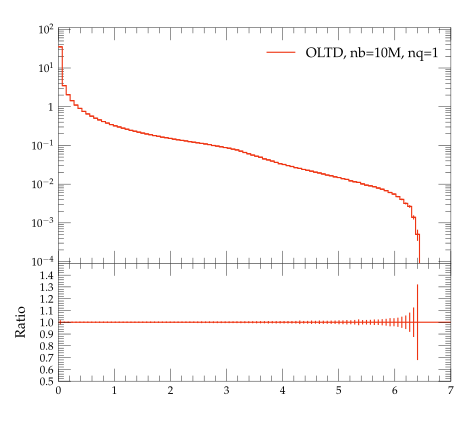

Python code for this plot:
#! /usr/bin/env python

# This Python script was auto-generated using YODA v2.0.0.
# Analysis object: /evtb/inc_j1_e
# Timestamp: 13-04-2024 (01:44:13)

import matplotlib as mpl
import matplotlib.pyplot as plt
mpl.use('Agg') # comment out for interactive use
import os
import numpy as np

plotDir = os.path.split(os.path.realpath(__file__))[0]
if 'YODA_USER_PLOT_PATH' in globals():
    plot_outdir = globals()['YODA_USER_PLOT_PATH']
else:
    plot_outdir = plotDir

#plot style
plt.style.use(os.path.join(plotDir, '../default.mplstyle'))
# plot metadata
figW, figH = plt.rcParams['figure.figsize']
ax_xLabel = r''
ax_yLabel = r''
ax_title  = r''
ax_xScale = 'linear'
ax_yScale = 'log'
xLims = (0.0, 7.0)
yLims = (9e-05, 110.00000000000001)

# TeX-friendly labels for the legend
labels = [ r"OLTD, nb=10M, nq=1" ]

# Create figure and axis objects
fig, (ax, ratio0_ax) = plt.subplots(2, 1, sharex=True,
                  figsize=(figW,figH), gridspec_kw={'height_ratios': (2, 1)})
ratio0_ax.yaxis.set_major_locator(mpl.ticker.MultipleLocator(0.1))
ratio0_ax.set_ylim(0.5, 1.4999)
ratio0_ax.set_ylabel('Ratio')

# LineColor map: curve index -> color
linecolors = {0: '#EE3311'}
# the numerical data is stored in a separate file
dataf = dict()
prefix = os.path.split(__file__)[0]
if prefix:    prefix = prefix + '/'
exec(open(prefix+'inc_j1_e__data.py').read(), dataf)


legend_handles = [] # keep track of handles for the legend

# style options for curves
# starts at zorder>=5 to draw curve on top of legend
styles = {
  'curve0': {
    'color' : linecolors[0],
    'linestyle' : '-',
    'marker' : 'o',
    'zorder' : 5,
    'histstyle' : True,
  },
}
# curve from input yoda files in main panel
for label in dataf['yvals'].keys():
    if all(np.isnan(v) for v in dataf['yvals'][label]):
        continue
    tmp = None
    if styles[label]['histstyle']: # draw as histogram
        tmp, = ax.plot(dataf['xedges'], dataf['yedges'][label],
                       color=styles[label]['color'],
                       linestyle=styles[label]['linestyle'],
                       drawstyle='steps-pre', solid_joinstyle='miter',
                       zorder=styles[label]['zorder'], label=label)
        ax.errorbar(dataf['xpoints'], dataf['yvals'][label], color=styles[label]['color'],
                    xerr=dataf['xerrs'], yerr=[dataf['ydowns'][label], dataf['yups'][label]],
                    linestyle='none', zorder=styles[label]['zorder'])
    else: # draw as scatter
        tmp = ax.errorbar(dataf['xpoints'], dataf['yvals'][label],
                          xerr=dataf['xerrs'],
                          yerr=[ dataf['ydowns'][label],
                          dataf['yups'][label] ],
                          fmt=styles[label]['marker'],
                          ecolor=styles[label]['color'],
                          color=styles[label]['color'], zorder=2)
        tmp[-1][0].set_linestyle(styles[label]['linestyle'])
    legend_handles += [tmp]
    for varLabel in dataf['variation_yvals'].keys():
        if varLabel.startswith(label):
            tmp, = ax.plot(dataf['xedges'], dataf['variation_yvals'][varLabel],
                           color=styles[label]['color'],
                           linestyle=styles[label]['linestyle'],
                           drawstyle='steps-pre', solid_joinstyle='miter',
                           zorder=styles[label]['zorder'], alpha=0.5)


# plots on ratio panel
# curve from input yoda files in ratio panel
for label, yvals in dataf['ratio0_yvals'].items():
    if all(np.isnan(v) for v in yvals):
        continue
    if styles[label]['histstyle']: # plot as histogram
        ratio0_ax.plot(dataf['xedges'], yvals,
                       color=styles[label]['color'],
                       linestyle=styles[label]['linestyle'],
                       drawstyle='steps-pre', zorder=1,
                       solid_joinstyle='miter')
        ratio0_ax.vlines(dataf['xpoints'],
                         dataf['ratio0_ymin'][label],
                         dataf['ratio0_ymax'][label],
                         color=styles[label]['color'], zorder=1)
    else: # plot as scatter
        tmp = ratio0_ax.errorbar(dataf['xpoints'],
                                 yvals, xerr=dataf['xerrs'],
                                 yerr=dataf['ratio0_yerrs'][label],
                                 fmt=styles[label]['marker'],
                                 ecolor=styles[label]['color'],
                                 color=styles[label]['color'])
        tmp[-1][0].set_linestyle(styles[label]['linestyle'])

    for varlabel in dataf['ratio0_variation_vals'].keys():
        if varlabel.startswith(label):
            ratio0_ax.plot(dataf['xedges'],
                            dataf['ratio0_variation_vals'][varlabel],
                            color=styles[label]['color'],
                            linestyle=styles[label]['linestyle'],
                            drawstyle='steps-pre', solid_joinstyle='miter',
                            zorder=1, alpha=0.5)

legend_pos = (0.5, 0.97)
ax.legend(legend_handles, labels, loc='upper left', bbox_to_anchor=legend_pos)

# set plot metadata as defined above
ratio0_ax.set_xlabel(ax_xLabel)
ratio0_ax.xaxis.set_label_coords(1., -.15)
ax.set_ylabel(ax_yLabel, loc='top')
ax.set_title(ax_title, loc='left')
ax.set_xscale(ax_xScale)
ax.set_yscale(ax_yScale)
ax.set_xlim(xLims)
ax.set_ylim(yLims)

# tick formatting
plt.rcParams['xtick.top'] = True
plt.rcParams['ytick.right'] = True
ax.yaxis.set_major_locator(mpl.ticker.LogLocator(base=10.0, numticks=np.inf))
ax.yaxis.set_minor_locator(mpl.ticker.LogLocator(
                           base=10.0, subs=np.arange(0.1, 1, 0.1), numticks=np.inf))
fig.align_ylabels((ax, ratio0_ax))
plt.savefig(os.path.join(plot_outdir, 'inc_j1_e.pdf'), format='PDF')
plt.savefig(os.path.join(plot_outdir, 'inc_j1_e.png'), format='PNG')

plt.close(fig)
